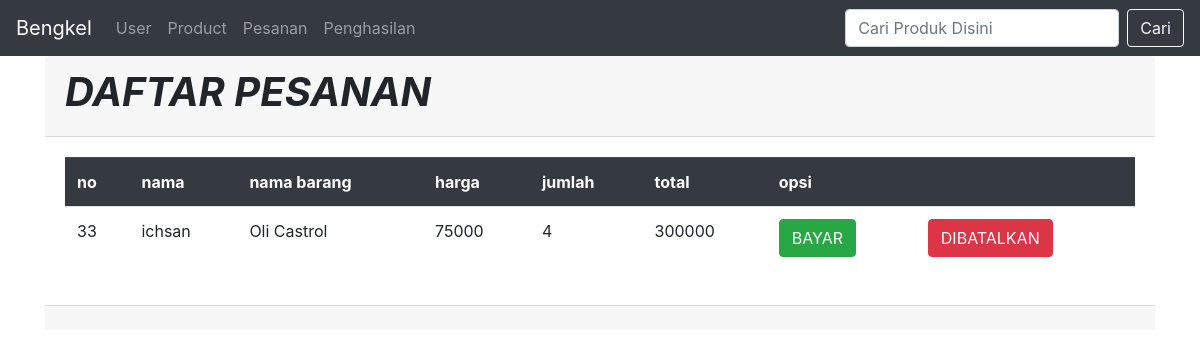
The page /admin/pesanan.php (signed in) on the database its author committed.
### tables this page shows
CREATE TABLE `pesanan` (
  `id` int(11) NOT NULL,
  `nama` varchar(60) NOT NULL,
  `nama_barang` varchar(60) NOT NULL,
  `harga` int(11) NOT NULL,
  `jumlah` int(11) NOT NULL,
  `total` int(11) NOT NULL
);

### library/controller.php (called while the page is built, shortened)
<?php
class controller{
   protected $con;
   public function __construct($localhost,$username,$password,$database)
   {
      $this->con = mysqli_connect($localhost,$username,$password,$database);
   }
   public function select($table)
   {
      $sql = "SELECT * FROM $table";
      $query = mysqli_query($this->con,$sql);
      return $query;
   }
}
?>

### admin/pesanan.php (the view, shortened to what this page needs)
<?php
if($_SESSION['status_login_admin'] == "login"){
  require '../library/controller.php';
  $pesanan = new controller("localhost","root","","bengkel");
  ?>
  <!DOCTYPE html>
  <html lang="en">
  <head>
    <link rel="stylesheet" href="../asset/css/bootstrap.css">
  </head>
  <body>
    <nav class="navbar navbar-expand-lg navbar-dark bg-dark">
      <a class="navbar-brand" href="logout.php">Bengkel</a>
      <div class="collapse navbar-collapse" id="navbarSupportedContent">
        <ul class="navbar-nav mr-auto">
          <li class="nav-item"><a class="nav-link" href="user.php">User</a></li>
          <li class="nav-item"><a class="nav-link" href="product.php">Product</a></li>
          <li class="nav-item"><a class="nav-link" href="pesanan.php">Pesanan</a></li>
          <li class="nav-item"><a class="nav-link" href="penghasilan.php">Penghasilan</a></li>
        </ul>
        <form class="form-inline my-2 my-lg-0" method="get" action="product.php?cari">
          <input require class="form-control mr-sm-2" name="cari" type="search" placeholder="Cari Produk Disini" aria-label="Cari">
          <button class="btn btn-outline-light my-2 my-sm-0" type="submit">Cari</button>
        </form>
      </div>
    </nav>
    <div class="container">
      <div>
        <div class="card-header">
          <h1><strong><i>DAFTAR PESANAN</i></strong></h1>
        </div>
        <div class="card-body">
          <table class="table">
            <tr class="thead-dark">
              <th>no</th>
              <th>nama</th>
              <th>nama barang</th>
              <th>harga</th>
              <th>jumlah</th>
              <th>total</th>
              <th colspan="2">opsi</th>
            </tr>
            <?php
            $result = $pesanan->select("pesanan");
            foreach ($result as $key) {
             ?>
             <tr>
              <td><?php echo $key['id'] ?></td>
              <td><?php echo $key['nama'] ?></td>
              <td><?php echo $key['nama_barang'] ?></td>
              <td><?php echo $key['harga'] ?></td>
              <td><?php echo $key['jumlah'] ?></td>
              <td><?php echo $key['total'] ?></td>
              <form method="post" action="crud.php?transaksi=<?php echo $key['id'] ?>">
                <td><input type="submit" name="" value="BAYAR" class="btn btn-success"></td>
              </form>
              <form method="post" action="data.php?batal=<?php echo $key['id'] ?>">
                <td><input type="submit" name="" value="DIBATALKAN" class="btn btn-danger"></td>
              </form>
            </tr>
            <?php
          }
          ?>
        </table>
      </div>
      <div class="card-footer">
      </div>
    </div>
  </div>
</body>
</html>
<?php
}else{
  echo "<script>alert('anda harus login');document.location.href='../'</script>";
}
?>

### rows shown on the page
pesanan: id "33", nama "ichsan", nama_barang "Oli Castrol", harga "75000", jumlah "4", total "300000"
